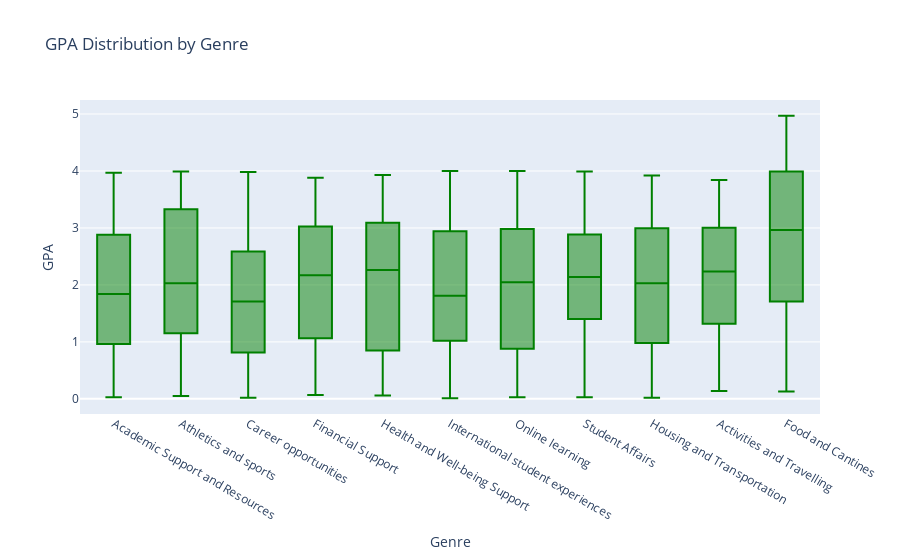

Source (notebook cell):
### Code cell
# Create a box plot to compare the distribution of GPA by Genre.
# The goal is to see the distribution of GPA in different genres, identify differences in the mean, and see the existence of outliers in the genre.

# Create a box plot using Plotly Express
fig = px.box(df, x='Genre', y='Gpa', title='GPA Distribution by Genre', color_discrete_sequence=['green'])

# Add x-axis and y-axis labels
fig.update_xaxes(title_text='Genre')
fig.update_yaxes(title_text='GPA')

# Show the plot
fig.show()

### Figure 1 — Plotly figure (JSON) as saved in the notebook; plotly's stock layout.template omitted (floating-point values rounded to 4 significant figures; data arrays with more than 128 entries replaced by an {"elided": "..."} marker saying what was removed)
{"data": [{"alignmentgroup": "True", "hovertemplate": "Genre=%{x}<br>Gpa=%{y}<extra></extra>", "legendgroup": "", "marker": {"color": "green"}, "name": "", "notched": false, "offsetgroup": "", "orientation": "v", "showlegend": false, "type": "box", "x": {"elided": "1005 str values"}, "x0": " ", "xaxis": "x", "y": {"elided": "1005 float values"}, "y0": " ", "yaxis": "y"}], "layout": {"boxmode": "group", "legend": {"tracegroupgap": 0}, "title": {"text": "GPA Distribution by Genre"}, "xaxis": {"anchor": "y", "domain": [0, 1], "title": {"text": "Genre"}}, "yaxis": {"anchor": "x", "domain": [0, 1], "title": {"text": "GPA"}}}}
